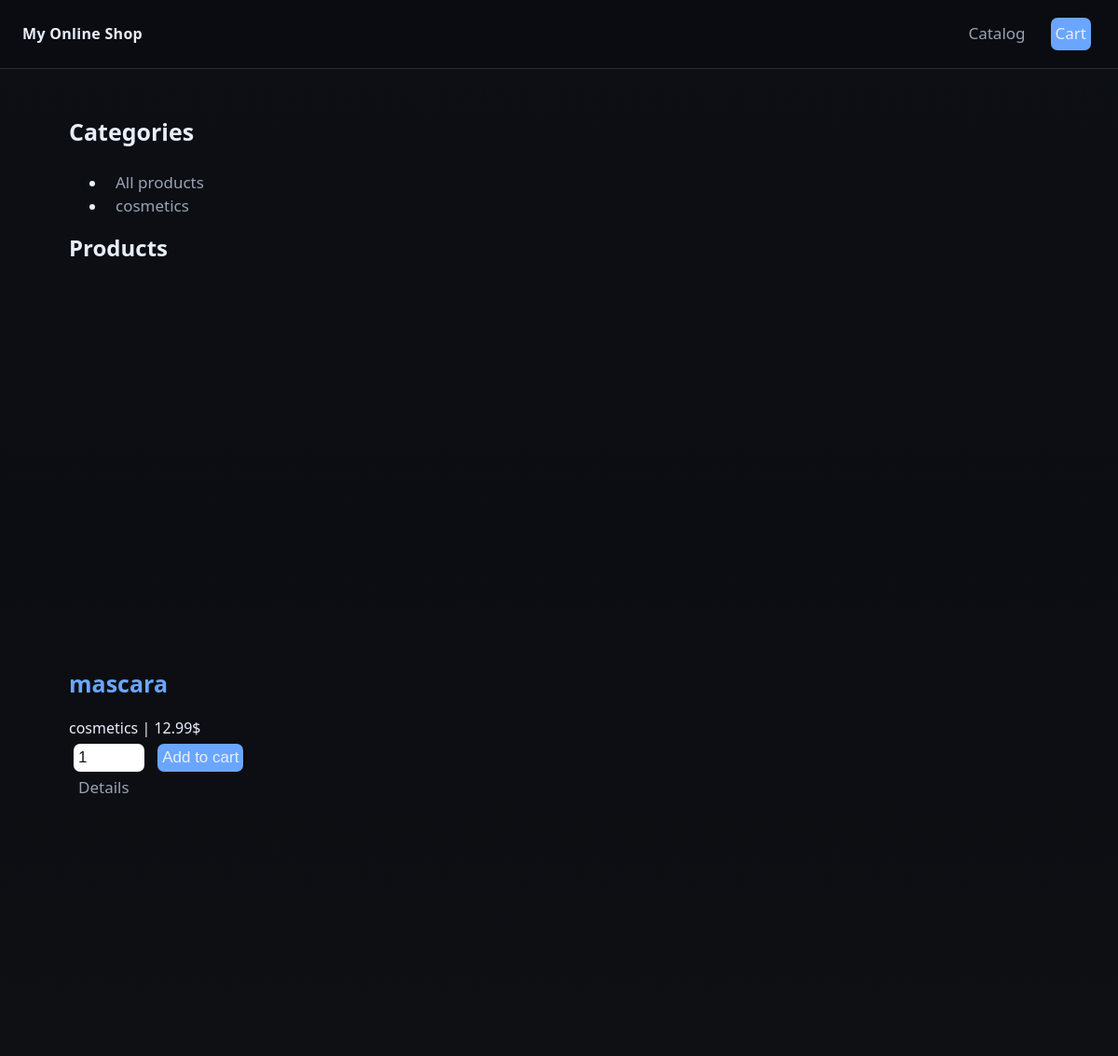
The app's page / (upper part), older data.
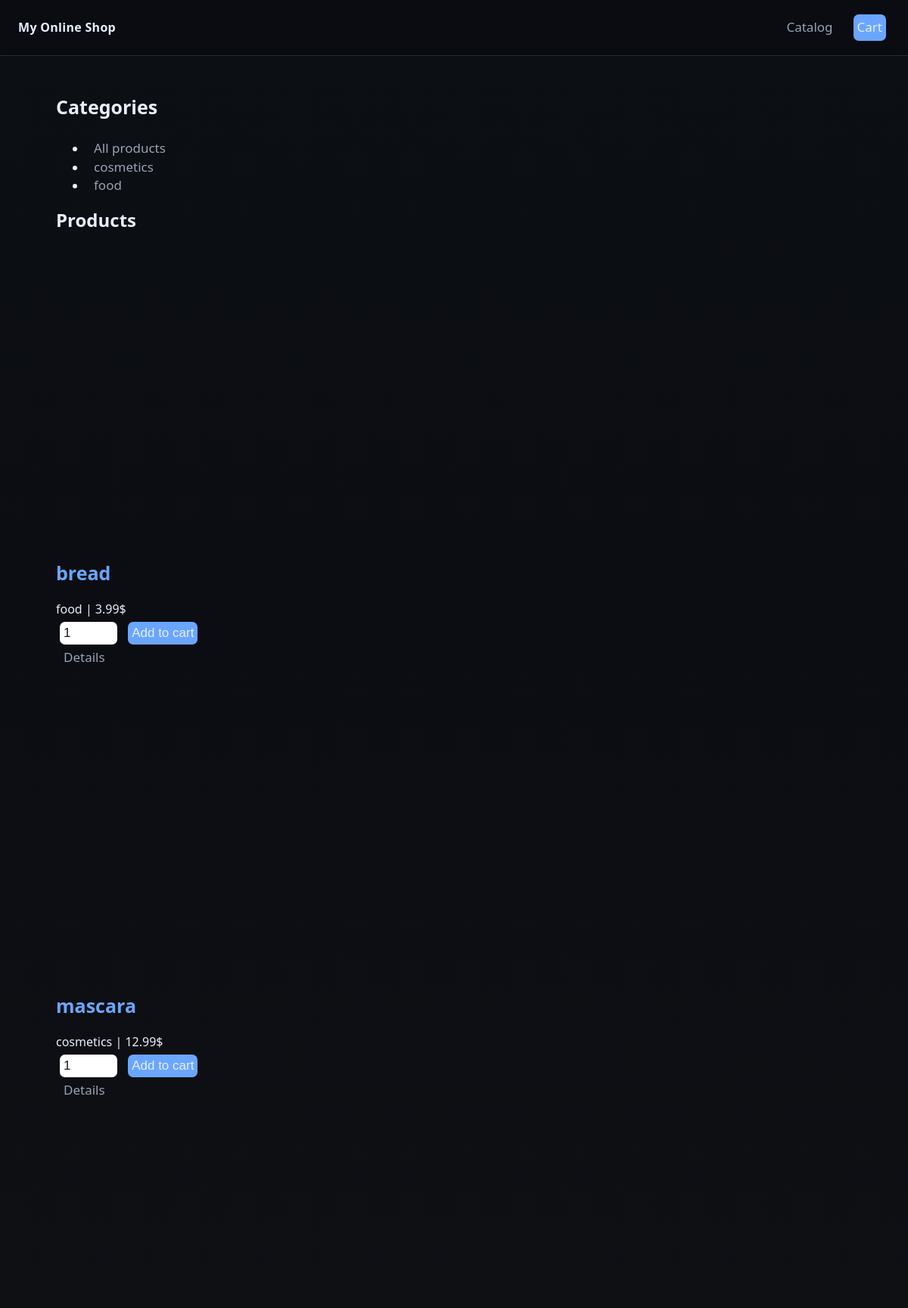
The same page, newer data.
### shop/models.py (models this page shows, shortened)
class Category(models.Model):
    name=models.CharField(max_length=120)
    slug=models.SlugField(max_length=140, unique=True)
    class Meta:
        ordering=['name']
        verbose_name='Category'
        verbose_name_plural='Categories'
    def get_absolute_url(self):
        return reverse('shop:category', args=[self.slug])

class Product(models.Model):
    category=models.ForeignKey(Category, on_delete=models.PROTECT, related_name='products')
    name=models.CharField(max_length=180)
    slug=models.SlugField(max_length=200, unique=True)
    price=models.DecimalField(max_digits=10, decimal_places=2, default=Decimal('0.00'))
    is_weighted=models.BooleanField(default=False, help_text='Drobnoe kolichestvo (ex: kg)')
    stock=models.PositiveIntegerField(default=100)
    is_active=models.BooleanField(default=True)
    unit=models.CharField(max_length=20, default='pcs')
    image=models.ImageField(upload_to='products/%Y/%m/', blank=True, null=True)
    description=models.TextField(blank=True)
    class Meta:
        ordering=['name']
        indexes=[models.Index(fields=['slug']), models.Index(fields=['name'])]
        verbose_name='Product'
        verbose_name_plural='Products'
    def get_absolute_url(self):
        return reverse('shop:product', args=[self.slug])

### shop/views.py (the view)
# urls.py: path('', views.product_list, name='home'),
def product_list(request, category_slug=None):
    category=None
    categories=Category.objects.all()
    products=Product.objects.filter(is_active=True)
    if category_slug:
        category=get_object_or_404(Category, slug=category_slug)
        products=products.filter(category=category)
    return render(request, 'shop/product/list.html', {
        'category': category,
        'categories': categories,
        'products': products
    })

### shop/templates/shop/product/list.html (shortened to what this page needs)
{%extends 'shop/base.html'%}
{%load static%}
{%block content%}
<div class="shell">
    <aside class="panel">
        <h3 class="cat-title">Categories</h3>
        <ul class="cat-list">
            <li><a class="categorylol" href="{%url 'shop:home'%}">All products</a></li>
            {%for c in categories%}
            <li><a class="categorylol" href="{{c.get_absolute_url}}">{{c.name}}</a></li>
            {%endfor%}
        </ul>
    </aside>
    <section class="panel">
        <h2 style="margin:0 0 12px 0">
            Products{%if category%} in {{category.name}}{%endif%}
        </h2>
        <div class="grid">
            {%for p in products%}
            <article class="card">
                <div class="card__img">
                </div>
                <div class="card__body">
                    <h3 class="Card__name">
                        <a href="{{p.get_absolute_url}}" class="productname" style="text-decoration: none;">{{p.name}}</a>
                    </h3>
                    <div class="card__meta">
                        <span class="muted">{{p.category.name}} | </span>
                        <span class="card__price">{{p.price}}$</span>
                    </div>
                    <div class="card__actions">
                        <form action="{%url 'shop:cart_add' p.id%}" method="post">
                            <input class="inputqty" type="number" name="quantity" value="1" min="1" max="999">
                            <button class="btn btn--primary" type="submit">Add to cart</button>
                        </form>
                        <a class="btn" href="{{p.get_absolute_url}}">Details</a>
                    </div>
                </div>
            </article>
            {%empty%}
            <p class="muted">No products found.</p>
            {%endfor%}
        </div>
    </section>
</div>
{%endblock%}

Row changes from the older to the newer data that the page shows:
added Category: name "food"
added Product: name "bread", category.name "food", price "3.99"
